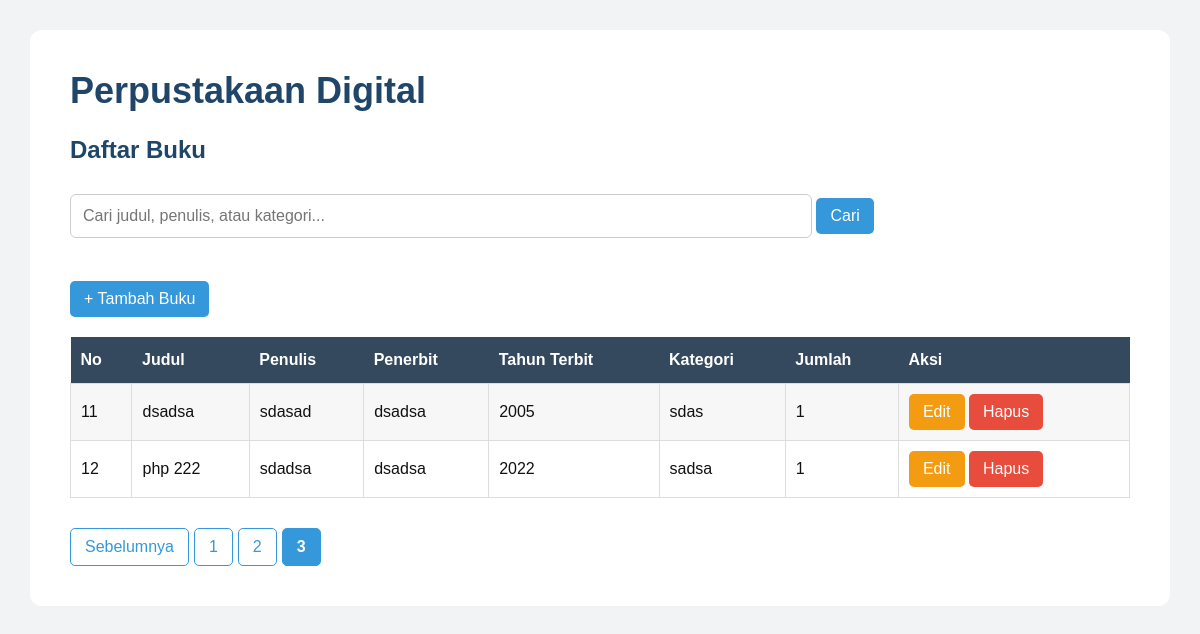
The app's page /index.php/buku/index?per_page=10 with its own data.
### tables this page shows
CREATE TABLE `buku` (
  `id` int(11) NOT NULL,
  `judul` varchar(150) NOT NULL,
  `penulis` varchar(100) NOT NULL,
  `penerbit` varchar(100) NOT NULL,
  `tahun_terbit` year(4) NOT NULL,
  `kategori` varchar(100) NOT NULL,
  `jumlah` int(11) NOT NULL
);

### index.php (called while the page is built, shortened)
<?php
require_once BASEPATH.'core/CodeIgniter.php';

### application/models/Buku_model.php (called while the page is built, shortened)
<?php
class Buku_model extends CI_Model
{
    public function get_all($limit = null, $start = null)
    {
        if ($limit !== null) {
            $this->db->limit($limit, $start);
        }
        return $this->db->get('buku')->result();
    }
}

### application/views/buku/index.php (the view, shortened to what this page needs)
<!DOCTYPE html>
<html lang="id">
<head>
    <link rel="stylesheet" href="<?= base_url('css/style.css') ?>">
</head>
<body>
    <div class="container">
        <h1>Perpustakaan Digital</h1>
        <h2>Daftar Buku</h2>
        <form method="get" action="<?= base_url('index.php/buku') ?>">
            <input
                type="text"
                name="keyword"
                placeholder="Cari judul, penulis, atau kategori..."
                value="<?= isset($keyword) ? html_escape($keyword) : '' ?>"
            >
            <button type="submit" class="btn-tambah">
                Cari
            </button>
        </form>
        <a
            class="btn-tambah"
            href="<?= base_url('index.php/buku/tambah') ?>"
        >
            + Tambah Buku
        </a>
        <?php
        $start = $this->input->get('per_page');
        $no = (int) $start + 1;
        ?>
        <table>
            <tr>
                <th>No</th>
                <th>Judul</th>
                <th>Penulis</th>
                <th>Penerbit</th>
                <th>Tahun Terbit</th>
                <th>Kategori</th>
                <th>Jumlah</th>
                <th>Aksi</th>
            </tr>
            <?php foreach ($buku as $item): ?>
                <tr>
                    <td><?= $no++ ?></td>
                    <td><?= html_escape($item->judul) ?></td>
                    <td><?= html_escape($item->penulis) ?></td>
                    <td><?= html_escape($item->penerbit) ?></td>
                    <td><?= html_escape($item->tahun_terbit) ?></td>
                    <td><?= html_escape($item->kategori) ?></td>
                    <td><?= html_escape($item->jumlah) ?></td>
                    <td>
                        <a
                            class="btn-edit"
                            href="<?= base_url('index.php/buku/edit/' . $item->id) ?>"
                        >
                            Edit
                        </a>
                        <a
                            class="btn-hapus"
                            href="<?= base_url('index.php/buku/hapus/' . $item->id) ?>"
                            onclick="return confirm('Apakah Anda yakin ingin menghapus buku ini?')"
                        >
                            Hapus
                        </a>
                    </td>
                </tr>
            <?php endforeach; ?>
        </table>
        <?php if (!empty($pagination)): ?>
            <?= $pagination ?>
        <?php endif; ?>
    </div>
</body>
</html>

### css/style.css (style rules this page uses)
* { box-sizing: border-box; }
body { margin: 0; padding: 30px; font-family: Arial, sans-serif; background: #f1f3f5; color: #111; }
.container { max-width: 1280px; margin: 0 auto; padding: 40px; background: #fff; border-radius: 12px; }
h1 { margin-top: 0; color: #1f4568; font-size: 36px; }
h2 { color: #1f4568; margin-bottom: 30px; }
form { margin-bottom: 25px; }
input[type="text"], input[type="number"] { width: 70%; padding: 12px; margin-bottom: 18px; border: 1px solid #ccc; border-radius: 6px; font-size: 16px; }
button, .btn-tambah, .btn-edit, .btn-hapus { display: inline-block; padding: 9px 14px; border: none; border-radius: 5px; text-decoration: none; font-size: 16px; cursor: pointer; }
.btn-tambah { background: #3498db; color: white; }
.btn-edit { background: #f39c12; color: white; }
.btn-hapus { background: #e74c3c; color: white; }
table { width: 100%; border-collapse: collapse; margin-top: 20px; }
th { background: #34495e; color: white; padding: 14px 10px; text-align: left; }
td { padding: 10px; border: 1px solid #ddd; }
tr:nth-child(even) { background: #f7f7f7; }
.pagination a, .pagination strong { display: inline-block; padding: 9px 14px; margin-right: 5px; border: 1px solid #3498db; border-radius: 5px; text-decoration: none; color: #3498db; }
.pagination strong { background: #3498db; color: white; }

### records on screen
buku: judul "dsadsa", penulis "sdasad", penerbit "dsadsa", tahun_terbit "2005", kategori "sdas", jumlah "1"
buku: judul "php 222", penulis "sdadsa", penerbit "dsadsa", tahun_terbit "2022", kategori "sadsa", jumlah "1"

### other values on screen
$pagination "Sebelumnya 1 2 3"
